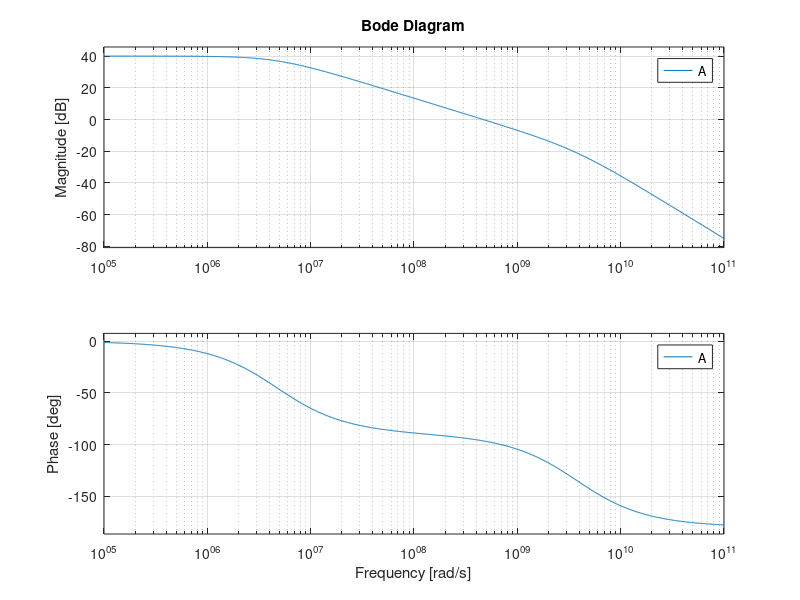

The MATLAB source for this figure: (Note: this script raises an error after producing the figure.)
%%%%%%%%%%%%%%%%%%%%%%%%%%%%%%%%%%%%%%%%%%%%%%%%%%%%%%%%%%%%%%%%%%%%%%%%%
%
%   Nicolas Bigiotti - Alberto Moretti
%
%   LNA Design
%
%%%%%%%%%%%%%%%%%%%%%%%%%%%%%%%%%%%%%%%%%%%%%%%%%%%%%%%%%%%%%%%%%%%%%%%%%

%   Cleaning workspace
clc
clear
close all

%addpath('/home/nicobigio01/cadence_vm/fromCadence/lab_ele1_cadence_ex2');

%%%%%%%%%%%%%%%%%%%%%%%%%%%%%%%%%%%%%%%%%%%%%%%%%%%%%%%%%%%%%%%%%%%%%%%%%
%
%   Design Constants
%
%%%%%%%%%%%%%%%%%%%%%%%%%%%%%%%%%%%%%%%%%%%%%%%%%%%%%%%%%%%%%%%%%%%%%%%%%

% OPAMP characteristics
A_0_db = 40; %dB
A_0 = db2mag(A_0_db);
UGBW = 75e6; %Hz
PM =  80; %degree


%%%%%%%%%%%%%%%%%%%%%%%%%%%%%%%%%%%%%%%%%%%%%%%%%%%%%%%%%%%%%%%%%%%%%%%%%
%
%   OPAMP Transfer function calculation for cadence simulation
%
%%%%%%%%%%%%%%%%%%%%%%%%%%%%%%%%%%%%%%%%%%%%%%%%%%%%%%%%%%%%%%%%%%%%%%%%%

% Calculate the first dominant pole of the opamp TF
tau_PD = A_0 / (2*pi*UGBW);

tau_PS = 1 / (2*pi*((PM - 45) * 0.2 *UGBW + UGBW));

s = tf('s');
A = A_0 / ((1+s*tau_PD)*(1+s*tau_PS))

%controlSystemDesigner('bode',A);
bode(A)
f_highpass = 0.5e6;
LNA_gain_db =  10;
LNA_gain = db2mag(LNA_gain_db);

R_F = 100e3;
C_F = 1/(f_highpass*R_F)
C_S = C_F*db2mag(10)



T = A_0*(1+s*R_F*C_F)/(1+s*(C_F+C_S)*(R_F)*(1+s*tau_PD))
controlSystemDesigner('bode',T);

%%%%%%%%%%%%%%%%%%%%%%%%%%%%%%%%%%%%%%%%%%%%%%%%%%%%%%%%%%%%%%%%%%%%%%%%%
%
%   DCOP
%
%%%%%%%%%%%%%%%%%%%%%%%%%%%%%%%%%%%%%%%%%%%%%%%%%%%%%%%%%%%%%%%%%%%%%%%%%




%%%%%%%%%%%%%%%%%%%%%%%%%%%%%%%%%%%%%%%%%%%%%%%%%%%%%%%%%%%%%%%%%%%%%%%%%
%
%   Saving and cleanup
%
%%%%%%%%%%%%%%%%%%%%%%%%%%%%%%%%%%%%%%%%%%%%%%%%%%%%%%%%%%%%%%%%%%%%%%%%%

%saveas(f1,"../latex/img/lab_ele1_pract_ex3_static.png");
%saveas(f2,"../latex/img/lab_ele1_pract_ex3_mod_inv.png");
%saveas(f3,"../latex/img/lab_ele1_pract_ex3_phase_inv.png");
%saveas(f4,"../latex/img/lab_ele1_pract_ex3_mod_rlc.png");
%saveas(f5,"../latex/img/lab_ele1_pract_ex3_phase_rlc.png");
